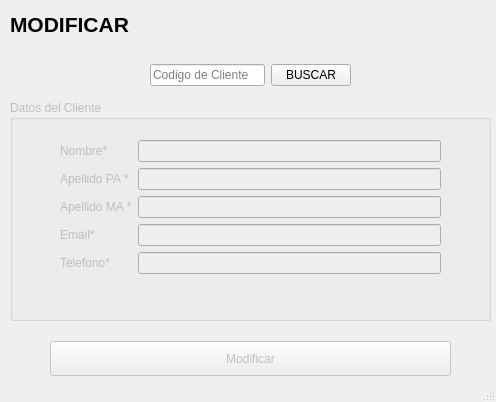
<?xml version="1.0" encoding="UTF-8"?>
<ui version="4.0">
 <class>MainWindow</class>
 <widget class="QMainWindow" name="MainWindow">
  <property name="geometry">
   <rect>
    <x>0</x>
    <y>0</y>
    <width>496</width>
    <height>402</height>
   </rect>
  </property>
  <property name="windowTitle">
   <string>MODIFICAR DATOS DE CLIENTE</string>
  </property>
  <widget class="QWidget" name="centralwidget">
   <widget class="QLabel" name="lblTitulo">
    <property name="geometry">
     <rect>
      <x>10</x>
      <y>10</y>
      <width>482</width>
      <height>28</height>
     </rect>
    </property>
    <property name="font">
     <font>
      <pointsize>16</pointsize>
      <bold>true</bold>
     </font>
    </property>
    <property name="text">
     <string>MODIFICAR</string>
    </property>
   </widget>
   <widget class="QWidget" name="horizontalLayoutWidget">
    <property name="geometry">
     <rect>
      <x>150</x>
      <y>60</y>
      <width>201</width>
      <height>31</height>
     </rect>
    </property>
    <layout class="QHBoxLayout" name="horizontalLayout">
     <item>
      <widget class="QLineEdit" name="le_codigoCliente">
       <property name="placeholderText">
        <string>Codigo de Cliente</string>
       </property>
      </widget>
     </item>
     <item>
      <widget class="QPushButton" name="pb_buscar">
       <property name="text">
        <string>BUSCAR</string>
       </property>
      </widget>
     </item>
    </layout>
   </widget>
   <widget class="QGroupBox" name="groupBox">
    <property name="enabled">
     <bool>false</bool>
    </property>
    <property name="geometry">
     <rect>
      <x>10</x>
      <y>100</y>
      <width>481</width>
      <height>221</height>
     </rect>
    </property>
    <property name="title">
     <string>Datos del Cliente</string>
    </property>
    <widget class="QWidget" name="formLayoutWidget">
     <property name="geometry">
      <rect>
       <x>50</x>
       <y>40</y>
       <width>381</width>
       <height>161</height>
      </rect>
     </property>
     <layout class="QFormLayout" name="formLayout">
      <item row="0" column="0">
       <widget class="QLabel" name="label_2">
        <property name="text">
         <string>Nombre* </string>
        </property>
       </widget>
      </item>
      <item row="0" column="1">
       <widget class="QLineEdit" name="le_nombre"/>
      </item>
      <item row="1" column="0">
       <widget class="QLabel" name="lblApellidoPA">
        <property name="text">
         <string>Apellido PA *</string>
        </property>
       </widget>
      </item>
      <item row="1" column="1">
       <widget class="QLineEdit" name="le_apellidoPA"/>
      </item>
      <item row="2" column="0">
       <widget class="QLabel" name="lblApellidoMA">
        <property name="text">
         <string>Apellido MA *</string>
        </property>
       </widget>
      </item>
      <item row="2" column="1">
       <widget class="QLineEdit" name="le_apellidoMA"/>
      </item>
      <item row="3" column="0">
       <widget class="QLabel" name="label_3">
        <property name="text">
         <string>Email*</string>
        </property>
       </widget>
      </item>
      <item row="3" column="1">
       <widget class="QLineEdit" name="le_email"/>
      </item>
      <item row="4" column="0">
       <widget class="QLabel" name="label_4">
        <property name="text">
         <string>Telefono*</string>
        </property>
       </widget>
      </item>
      <item row="4" column="1">
       <widget class="QLineEdit" name="le_telefono"/>
      </item>
     </layout>
    </widget>
   </widget>
   <widget class="QWidget" name="layoutWidget">
    <property name="geometry">
     <rect>
      <x>10</x>
      <y>340</y>
      <width>481</width>
      <height>37</height>
     </rect>
    </property>
    <layout class="QHBoxLayout" name="horizontalLayout_2">
     <item>
      <spacer name="horizontalSpacer_2">
       <property name="sizeHint" stdset="0">
        <size>
         <width>40</width>
         <height>20</height>
        </size>
       </property>
      </spacer>
     </item>
     <item>
      <widget class="QPushButton" name="btnModificar">
       <property name="enabled">
        <bool>false</bool>
       </property>
       <property name="minimumSize">
        <size>
         <width>150</width>
         <height>35</height>
        </size>
       </property>
       <property name="text">
        <string>Modificar</string>
       </property>
      </widget>
     </item>
     <item>
      <spacer name="horizontalSpacer_3">
       <property name="sizeHint" stdset="0">
        <size>
         <width>40</width>
         <height>20</height>
        </size>
       </property>
      </spacer>
     </item>
    </layout>
   </widget>
  </widget>
  <widget class="QStatusBar" name="statusbar"/>
 </widget>
 <resources/>
 <connections/>
</ui>
